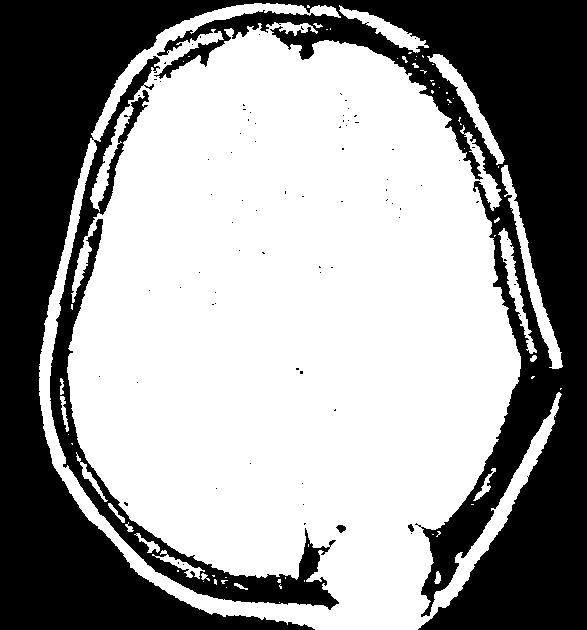
#> input picture MATLAB Version/otsu_matlab/val/yes/Y102.jpg, 587 x 630 px; its folder holds only this picture in this run
$ python convert_image.py
#> lines starting #> are read from the running program, lines starting #| are printed output that depends on the picture; after the words box and inside, x2 and y2 are one past the last pixel; in counts of white or black regions, pixels touching at a corner belong together
import cv2
import os
from skimage.filters import threshold_otsu, threshold_niblack, threshold_sauvola
import matplotlib.pyplot as plt
import numpy as np

DATA_PATH = 'brain_tumor_output/val/yes/'

base_dir = 'D:/Kuliah baru/SMT 8/Coding Skripsi'
train = os.path.join(base_dir, DATA_PATH)
segmented_dir = os.path.join(base_dir, 'brain_tumor_fix/sauvola/val/yes')

for r, d, f in os.walk(train):
    for file in f:
        if ".jpg" or '.jpeg' or '.JPG' in file:

            imagePath = os.path.join(r, file)

            image = cv2.imread(imagePath, 0)
#> image is the input picture: shape (630, 587); min 0, max 255, mean 153
            image = cv2.resize(image, (224,224))
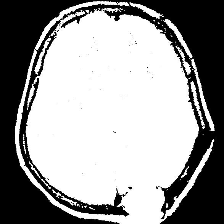
#> image: shape (224, 224); min 0, max 255, mean 153

            res = image.copy()
            '''
            Sauvola Thresholding
            '''
            thresh_sauvola = threshold_sauvola(image, window_size=25)
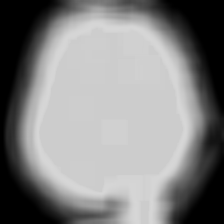
#> thresh_sauvola: shape (224, 224) float64; min 0, max 214.6, mean 131.9
            thresh_sauvola = cv2.ximgproc.niBlackThreshold(image, maxValue=255, type=cv2.THRESH_BINARY_INV, blockSize=2*11+1, k=-0.2, binarizationMethod=cv2.ximgproc.BINARIZATION_SAUVOLA)
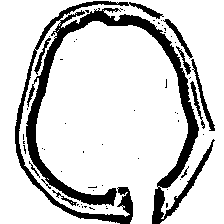
#> thresh_sauvola: shape (224, 224); 82.4% white; 57 black regions (48 under 20 px), largest, box (x1, y1, x2, y2) and area: (15, 1, 215, 224) 7682, (191, 59, 215, 131) 278, (163, 19, 193, 59) 209

            binary_sauvola = image > thresh_sauvola
            for i in range(res.shape[0]):
                for j in range(res.shape[1]):
                    if binary_sauvola[i][j]==True:
                        res[i][j]=255
                    else:
                        res[i][j]=0

            '''
            Niblack Thresholding
            '''
            # [12 lines of commented-out code are left out]

            '''
            Otsu Thresholding
            '''
            # image = cv2.threshold(image, 0, 255, cv2.THRESH_BINARY + cv2.THRESH_OTSU)[1]

            cv2.imwrite(filename = os.path.join(segmented_dir, file), img=res)

$ run again, on MATLAB Version/otsu_matlab/val/yes/Y167.JPG
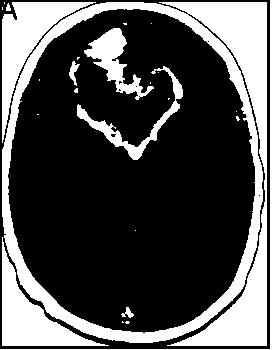
#> input picture MATLAB Version/otsu_matlab/val/yes/Y167.JPG, 272 x 350 px
#> image is the input picture: shape (350, 272); min 0, max 255, mean 77.8
#> `image = cv2.resize(image, (224,224))`:
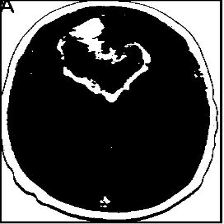
#> image: shape (224, 224); min 0, max 255, mean 78.1
#> `thresh_sauvola = cv2.ximgproc.niBlackThreshold(image, maxValue=255, ty..`:
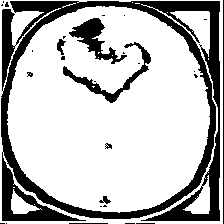
#> thresh_sauvola: shape (224, 224); 74.2% white; 29 black regions (20 under 20 px), largest, box (x1, y1, x2, y2) and area: (1, 1, 220, 221) 10744, (69, 18, 127, 64) 875, (63, 42, 151, 103) 796

$ run again, on MATLAB Version/otsu_matlab/val/yes/Y251.JPG
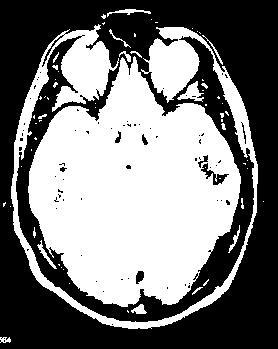
#> input picture MATLAB Version/otsu_matlab/val/yes/Y251.JPG, 278 x 349 px
#> image is the input picture: shape (349, 278); min 0, max 255, mean 122.3
#> `image = cv2.resize(image, (224,224))`:
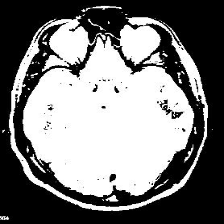
#> image: shape (224, 224); min 0, max 255, mean 122.3
#> `thresh_sauvola = cv2.ximgproc.niBlackThreshold(image, maxValue=255, ty..`:
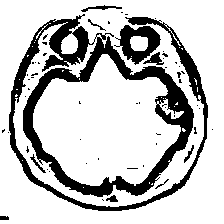
#> thresh_sauvola: shape (224, 224); 77.6% white; 58 black regions (48 under 20 px), largest, box (x1, y1, x2, y2) and area: (9, 14, 208, 211) 9675, (114, 25, 161, 65) 892, (143, 52, 164, 65) 121
